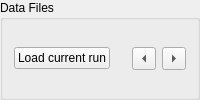
           <widget class="QGroupBox" name="groupBox_2">
            <property name="sizePolicy">
             <sizepolicy hsizetype="Preferred" vsizetype="Expanding">
              <horstretch>0</horstretch>
              <verstretch>0</verstretch>
             </sizepolicy>
            </property>
            <property name="title">
             <string>Data Files</string>
            </property>
            <layout class="QGridLayout" name="gridLayout_4">
             <item row="0" column="0">
              <layout class="QHBoxLayout" name="horizontalLayout_2">
               <item>
                <widget class="QPushButton" name="loadCurrent">
                 <property name="enabled">
                  <bool>true</bool>
                 </property>
                 <property name="sizePolicy">
                  <sizepolicy hsizetype="Minimum" vsizetype="Fixed">
                   <horstretch>0</horstretch>
                   <verstretch>0</verstretch>
                  </sizepolicy>
                 </property>
                 <property name="minimumSize">
                  <size>
                   <width>0</width>
                   <height>0</height>
                  </size>
                 </property>
                 <property name="maximumSize">
                  <size>
                   <width>16777215</width>
                   <height>16777215</height>
                  </size>
                 </property>
                 <property name="toolTip">
                  <string>&lt;!DOCTYPE HTML PUBLIC &quot;-//W3C//DTD HTML 4.0//EN&quot; &quot;http://www.w3.org/TR/REC-html40/strict.dtd&quot;&gt;
&lt;html&gt;&lt;head&gt;&lt;meta name=&quot;qrichtext&quot; content=&quot;1&quot; /&gt;&lt;style type=&quot;text/css&quot;&gt;
p, li { white-space: pre-wrap; }
&lt;/style&gt;&lt;/head&gt;&lt;body style=&quot; font-family:'MS Shell Dlg 2'; font-size:8.25pt; font-weight:400; font-style:normal;&quot;&gt;
&lt;p style=&quot; margin-top:0px; margin-bottom:0px; margin-left:0px; margin-right:0px; -qt-block-indent:0; text-indent:0px;&quot;&gt;&lt;span style=&quot; font-size:8pt;&quot;&gt;Load current run for the &lt;/span&gt;&lt;/p&gt;
&lt;p style=&quot; margin-top:0px; margin-bottom:0px; margin-left:0px; margin-right:0px; -qt-block-indent:0; text-indent:0px;&quot;&gt;&lt;span style=&quot; font-size:8pt;&quot;&gt;instrument specified&lt;/span&gt;&lt;/p&gt;
&lt;p style=&quot; margin-top:0px; margin-bottom:0px; margin-left:0px; margin-right:0px; -qt-block-indent:0; text-indent:0px;&quot;&gt;&lt;span style=&quot; font-size:8pt;&quot;&gt;in Instrument.&lt;/span&gt;&lt;/p&gt;&lt;/body&gt;&lt;/html&gt;</string>
                 </property>
                 <property name="text">
                  <string>Load current run</string>
                 </property>
                </widget>
               </item>
               <item>
                <layout class="QHBoxLayout" name="fileInputLayout">
                 <item>
                  <widget class="MantidQt::API::MWRunFiles" name="mwRunFiles" native="true">
                   <property name="sizePolicy">
                    <sizepolicy hsizetype="Expanding" vsizetype="Minimum">
                     <horstretch>0</horstretch>
                     <verstretch>0</verstretch>
                    </sizepolicy>
                   </property>
                   <property name="toolTip">
                    <string>Specify a run number or data file by typing a run number or use
the Browse button to select</string>
                   </property>
                   <property name="findRunFiles" stdset="0">
                    <bool>true</bool>
                   </property>
                   <property name="label" stdset="0">
                    <string>Load run</string>
                   </property>
                   <property name="multipleFiles" stdset="0">
                    <bool>false</bool>
                   </property>
                  </widget>
                 </item>
                 <item>
                  <widget class="QToolButton" name="previousRun">
                   <property name="toolTip">
                    <string>&lt;!DOCTYPE HTML PUBLIC &quot;-//W3C//DTD HTML 4.0//EN&quot; &quot;http://www.w3.org/TR/REC-html40/strict.dtd&quot;&gt;
&lt;html&gt;&lt;head&gt;&lt;meta name=&quot;qrichtext&quot; content=&quot;1&quot; /&gt;&lt;style type=&quot;text/css&quot;&gt;
p, li { white-space: pre-wrap; }
&lt;/style&gt;&lt;/head&gt;&lt;body style=&quot; font-family:'MS Shell Dlg 2'; font-size:8.25pt; font-weight:400; font-style:normal;&quot;&gt;
&lt;p style=&quot; margin-top:0px; margin-bottom:0px; margin-left:0px; margin-right:0px; -qt-block-indent:0; text-indent:0px;&quot;&gt;&lt;span style=&quot; font-size:8pt;&quot;&gt;Clicking this button will open the previous run in a series of runs.&lt;/span&gt;&lt;/p&gt;&lt;/body&gt;&lt;/html&gt;</string>
                   </property>
                   <property name="text">
                    <string>...</string>
                   </property>
                   <property name="arrowType">
                    <enum>Qt::LeftArrow</enum>
                   </property>
                  </widget>
                 </item>
                 <item>
                  <widget class="QToolButton" name="nextRun">
                   <property name="toolTip">
                    <string>&lt;!DOCTYPE HTML PUBLIC &quot;-//W3C//DTD HTML 4.0//EN&quot; &quot;http://www.w3.org/TR/REC-html40/strict.dtd&quot;&gt;
&lt;html&gt;&lt;head&gt;&lt;meta name=&quot;qrichtext&quot; content=&quot;1&quot; /&gt;&lt;style type=&quot;text/css&quot;&gt;
p, li { white-space: pre-wrap; }
&lt;/style&gt;&lt;/head&gt;&lt;body style=&quot; font-family:'MS Shell Dlg 2'; font-size:8.25pt; font-weight:400; font-style:normal;&quot;&gt;
&lt;p style=&quot; margin-top:0px; margin-bottom:0px; margin-left:0px; margin-right:0px; -qt-block-indent:0; text-indent:0px;&quot;&gt;&lt;span style=&quot; font-size:8pt;&quot;&gt;Clicking this button will open the next run in a series of runs.&lt;/span&gt;&lt;/p&gt;&lt;/body&gt;&lt;/html&gt;</string>
                   </property>
                   <property name="text">
                    <string>...</string>
                   </property>
                   <property name="arrowType">
                    <enum>Qt::RightArrow</enum>
                   </property>
                  </widget>
                 </item>
                </layout>
               </item>
              </layout>
             </item>
            </layout>
           </widget>
